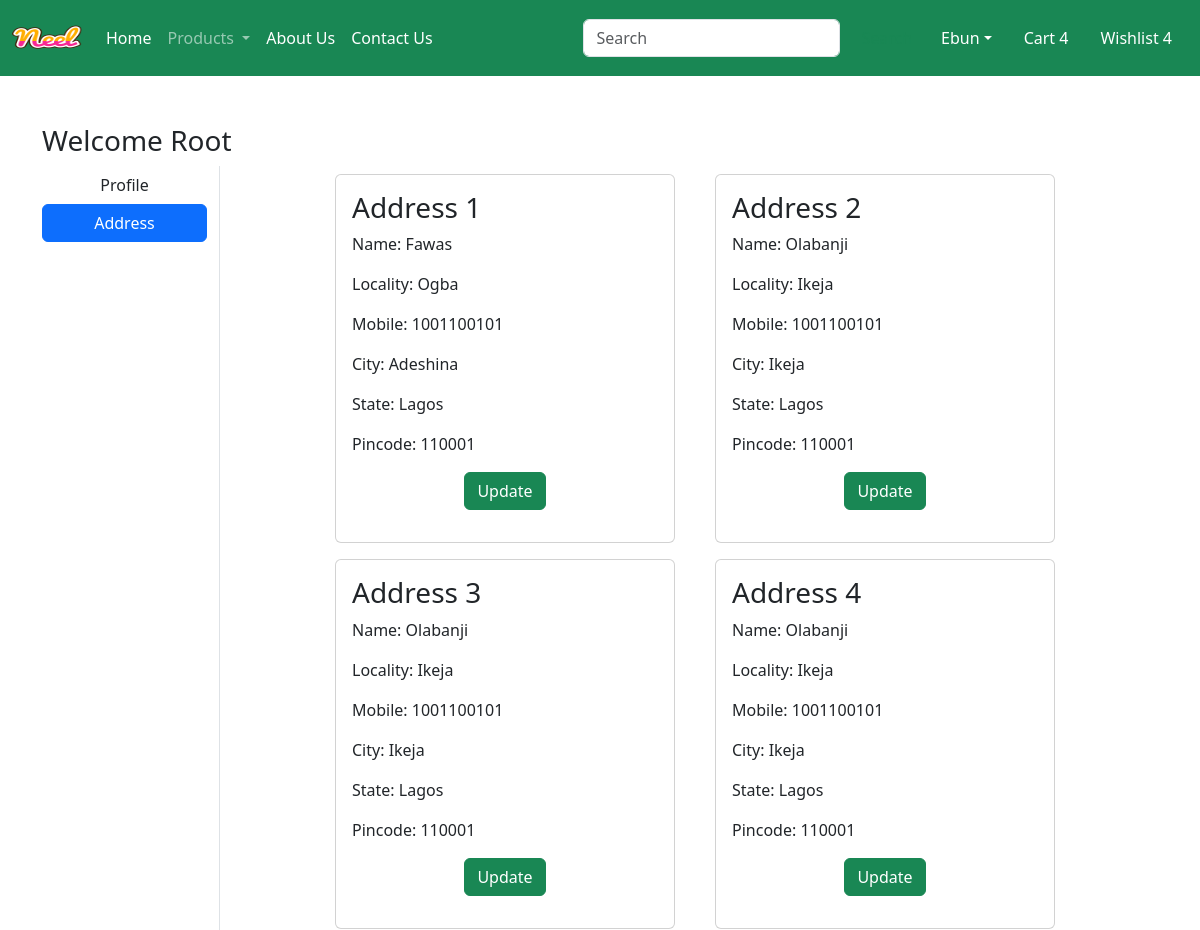
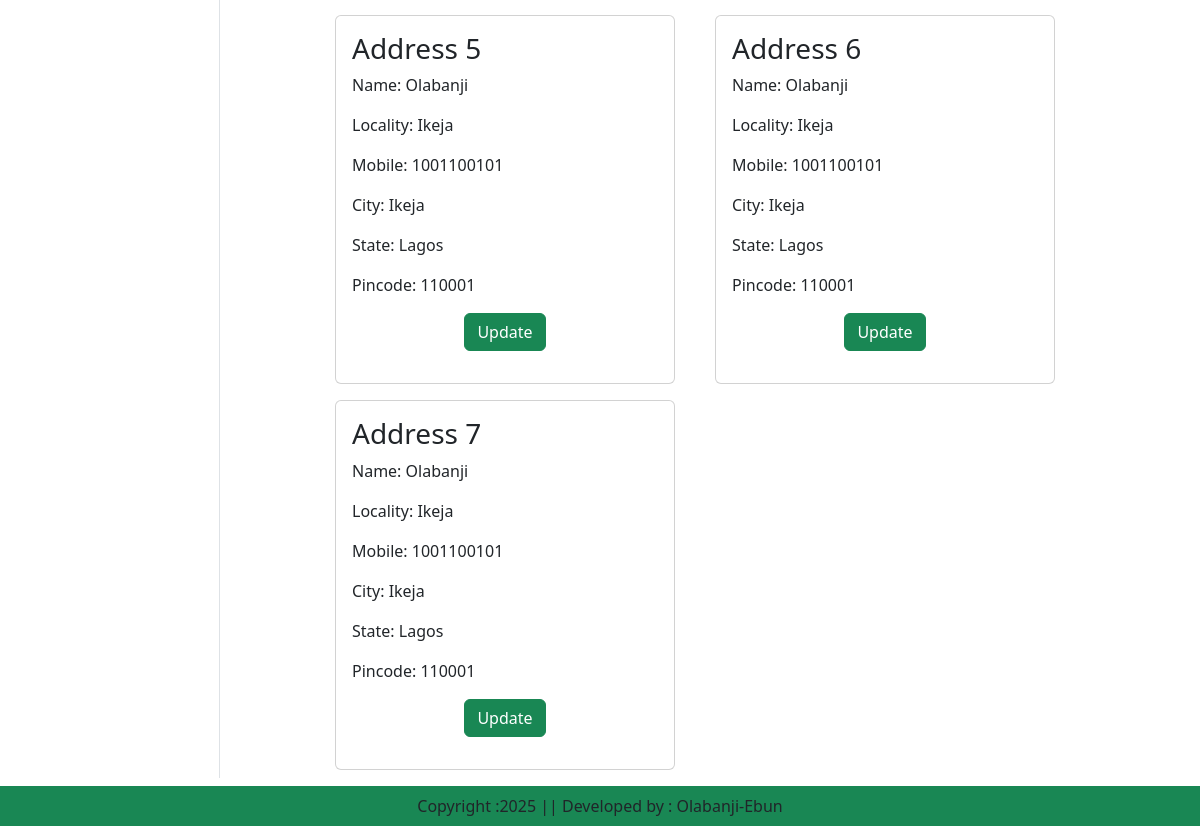
The app's page /address/ (signed in), older data (2 pictures, top to bottom).
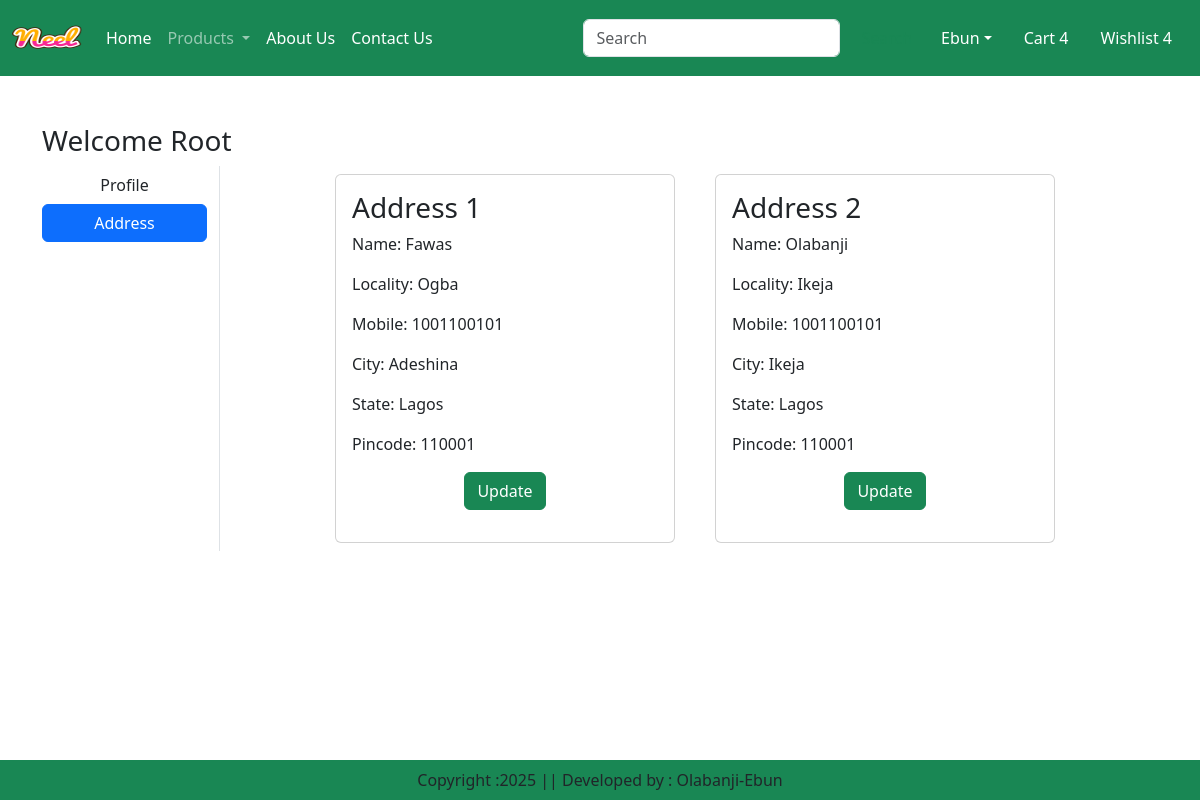
The same page, newer data.
### app/models.py (models this page shows, shortened)
class Customer(models.Model):
    user = models.ForeignKey(User, on_delete=models.CASCADE)
    name = models.CharField(max_length=200)
    locality = models.CharField(max_length=200)
    city = models.CharField(max_length=50)
    mobile = models.IntegerField(default=0)
    zipcode = models.IntegerField()
    state = models.CharField(choices=STATE_CHOICES,max_length=100)

### app/views.py (the view)
# urls.py: path('address/', views.address, name='address'),
def address(request):
    add = Customer.objects.filter(user=request.user)
    return render(request, 'app/address.html',locals())

### app/templates/app/address.html (shortened to what this page needs)
{% extends "app/base.html" %}
{% load static %}
{% block main-content %}
<div class="container my-5">
    <div class="row">
        <h3>Welcome <span class="text-capitalize">{{ request.user }}</span></h3>
        <div class="col-sm-2 border-end">
            <ul class="list-unstyled">
                <li class="d-grid"><a href="{% url 'profile' %}" class="btn">Profile</a></li>
                <li class="d-grid"><a href="{% url 'address' %}" class="btn btn-primary">Address</a></li>
            </ul>
        </div>
        <div class="col-sm-8 offset-sm-1">
            <div class="row">
                {% for ad in add %}
                    <div class="col-sm-6">
                        <div class="card m-2">
                            <div class="card-body">
                                <h3>Address {{ forloop.counter }}</h3>
                                <p>Name: {{ ad.name }}</p>
                                <p>Locality: {{ ad.locality }}</p>
                                <p>Mobile: {{ ad.mobile }}</p>
                                <p>City: {{ ad.city }}</p>
                                <p>State: {{ ad.state }}</p>
                                <p>Pincode: {{ ad.zipcode }}</p>
                                <p class="text-center"><a href="{% url 'updateAddress' pk=ad.id %}" type="button" class="btn
                                btn-success">Update</a></p>
                            </div>
                        </div>
                    </div>
                {% endfor %}
            </div>
        </div>
    </div>
</div>
{% endblock main-content %}

Row changes from the older to the newer data that the page shows:
removed Customer: name "Olabanji", locality "Ikeja", mobile "1001100101", city "Ikeja", state "Lagos", zipcode "110001"
removed Customer: name "Olabanji", locality "Ikeja", mobile "1001100101", city "Ikeja", state "Lagos", zipcode "110001"
removed Customer: name "Olabanji", locality "Ikeja", mobile "1001100101", city "Ikeja", state "Lagos", zipcode "110001"
removed Customer: name "Olabanji", locality "Ikeja", mobile "1001100101", city "Ikeja", state "Lagos", zipcode "110001"
removed Customer: name "Olabanji", locality "Ikeja", mobile "1001100101", city "Ikeja", state "Lagos", zipcode "110001"
